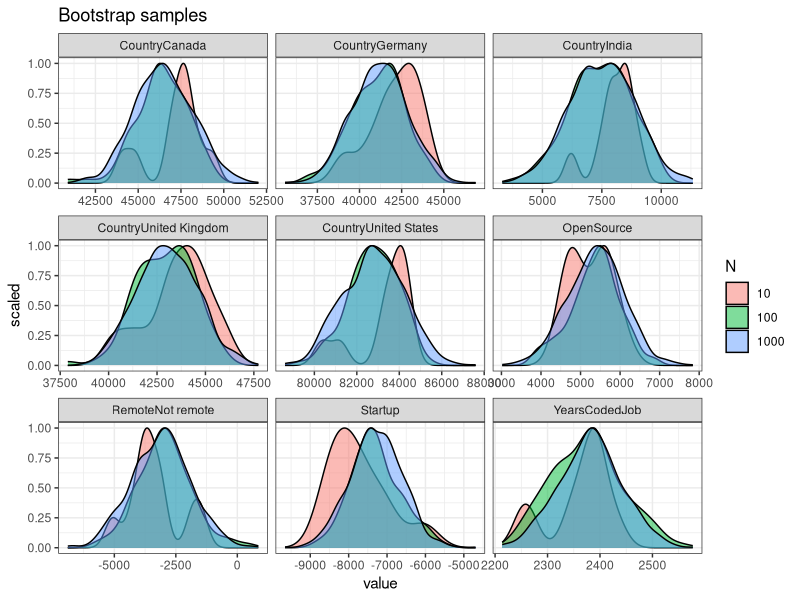

The R source for this figure:
library(modeldata, quietly = TRUE)
library(tidyverse, quietly = TRUE)
options(scipen = 99)
set.seed(57)

data(stackoverflow)

## REGRESSION with BOOTSTRAP CONFIDENCE INTERVALS
## first define the variables
## then write a for loop for bootstrapping
## collect the results into a data.frame

data = stackoverflow |> 
  mutate(Startup = ifelse(CompanySizeNumber > 100, 0, 1))

N_list = c(10, 100, 1000)
formula = Salary ~ -1 + Country + OpenSource + Remote + +Startup + YearsCodedJob
coef_df = list()

## for each N in the N_list
## sample the data with replacement (N times)
## run the same regression model on the resampled data (boot)
## extract model coefficients
## add them to the same data.frame
for (N in N_list){
  for (i in 1:N){
    boot = slice_sample(data, prop = 1, replace = TRUE)
    fit = glm(formula, data = boot)
    coef_df = coef(fit) |> 
      as_tibble(rownames = "term") |> 
      mutate("N" = as.character(N))  |> 
      bind_rows(coef_df)
  }
  cat(N, "bootstraps are completed.\n")
}


## plot the distribution of estimates
plot = coef_df |> 
  ggplot(aes(x = value, y = after_stat(scaled), fill = N)) + 
  geom_density(alpha = 0.5) + 
  facet_wrap(~term, scales = "free_x") + 
  ggtitle("Bootstrap samples") +
  theme_bw()

ggsave(plot, filename = "bootstrap_distribution.png")

## calculate percentile CIs
## last line splits each N into different data.frame
alpha = 0.05
bootsrap_CI = coef_df |> 
  group_by(N, term) |> 
  summarise_all(list(
    estimate = mean, 
    `2.5 %` = ~quantile(.x, probs = alpha),
    `97.5 %` = ~quantile(.x, probs = 1 - alpha))) |> 
  group_split()

## save output into RDS object
saveRDS(bootsrap_CI, "bootstrap_output.RDS")
cat("Bootstrap completed and saved.\n")

## compare bootstrap CI with across N
bootsrap_CI |> knitr::kable(digits = 1)
